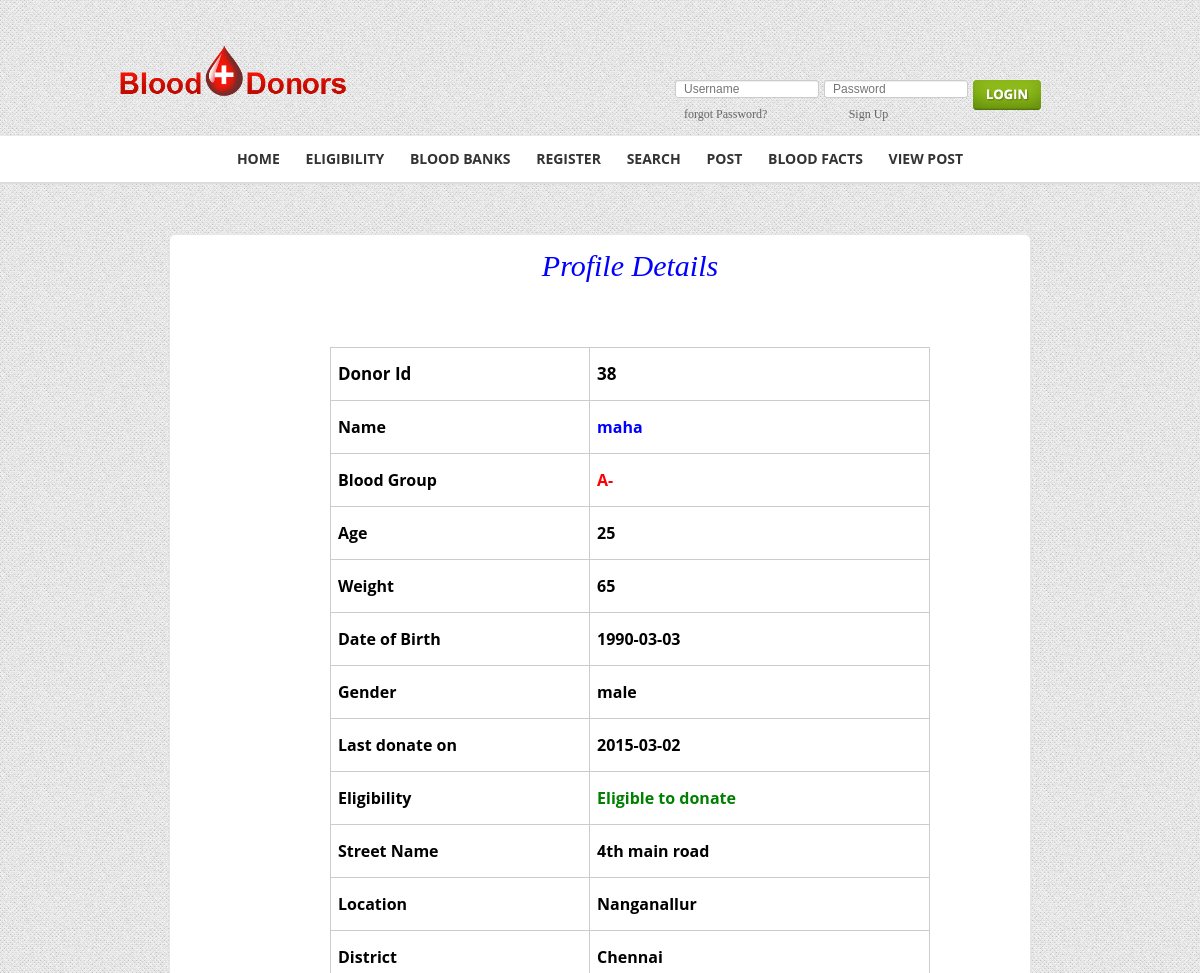
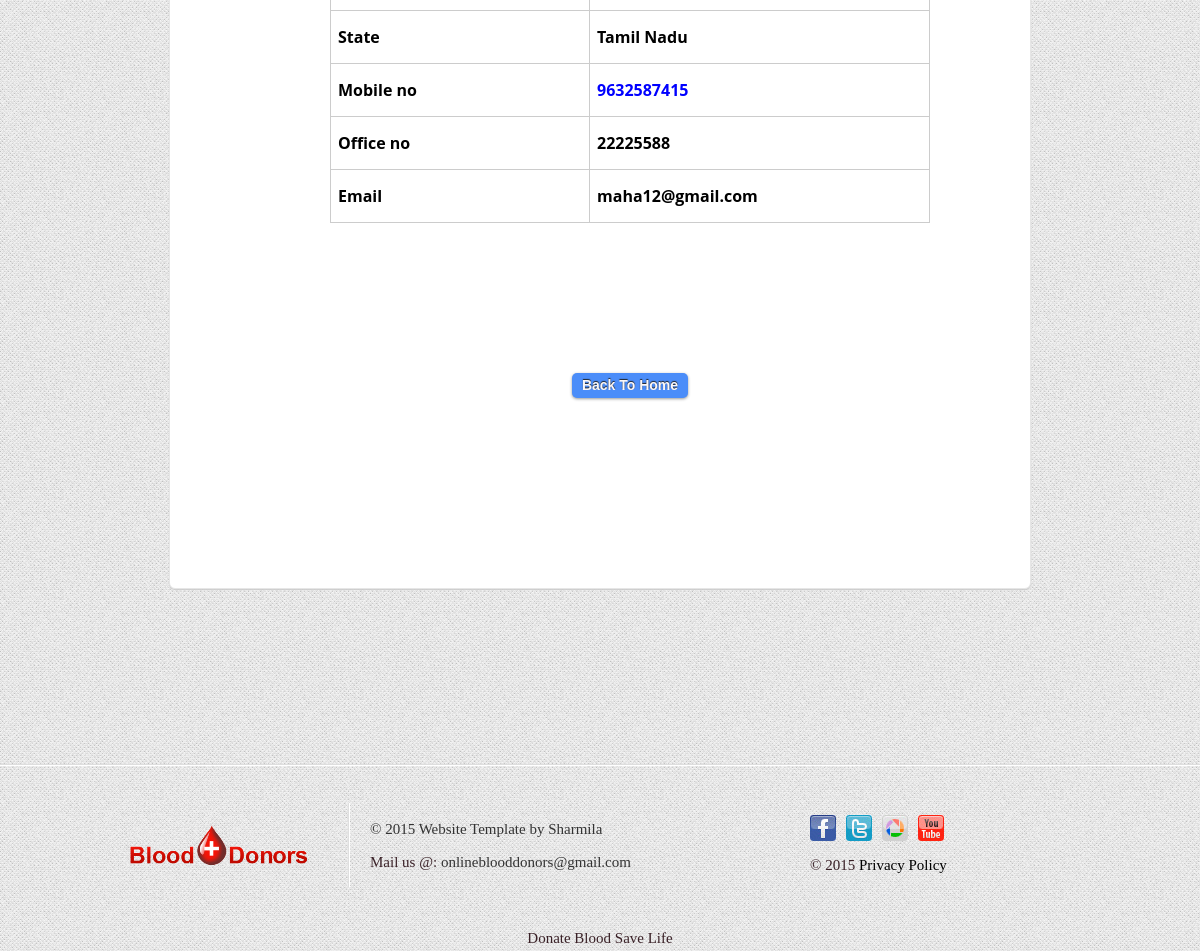
The page /reg.php on the database its author committed (2 pictures, top to bottom).
### tables this page shows
CREATE TABLE IF NOT EXISTS `register` (
  `donorid` int(10) NOT NULL AUTO_INCREMENT,
  `name` varchar(30) NOT NULL,
  `age` int(10) NOT NULL,
  `weight` int(10) NOT NULL,
  `dob` date NOT NULL,
  `gender` varchar(10) NOT NULL,
  `bloodgrp` varchar(20) NOT NULL,
  `lastdonate` date NOT NULL,
  `mobno` bigint(20) NOT NULL,
  `offno` bigint(20) NOT NULL,
  `email` varchar(20) NOT NULL,
  `streetname` varchar(30) NOT NULL,
  `location` varchar(30) NOT NULL,
  `district` varchar(30) NOT NULL,
  `state` varchar(30) NOT NULL,
  `username` varchar(20) NOT NULL,
  `password` varchar(20) NOT NULL,
  PRIMARY KEY (`donorid`),
  UNIQUE KEY `donorid` (`donorid`)
);

### view.php (the view, shortened to what this page needs)
<!DOCTYPE html>
<html lang="en">
<head>
<link href="cssfile/normalize.css" type="text/css" rel="stylesheet">
<link href="cssfile/jquery-ui.css" type="text/css" rel="stylesheet">
<link rel="stylesheet" href="cssfile/nivo-slider.css" type="text/css" media="screen">
<link href="cssfile/style.css" type="text/css" rel="stylesheet">
<link href="cssfile/validationEngine.jquery.css" type="text/css" rel="stylesheet">
<link rel="stylesheet" type="text/css" href="cssfile/jquery.fancybox.css" media="screen">
<link rel="stylesheet" href="css/reset.css" type="text/css" media="screen">
<link rel="stylesheet" href="css/style.css" type="text/css" media="screen">
<link rel="stylesheet" href="css/grid.css" type="text/css" media="screen">
<link rel="stylesheet" type="text/css" href="css/demo.css" media="all" />
<link rel="stylesheet" type="text/css" href="css/stylenewser.css" media="all" />
</head>
<body id="page3">
<br>
<header>
<header>
  <div class="border-bothome">
  <div id="wc-container">
	<div id="wc-header">
		<div id="logo">
			<a href="homepage.html"><img src="images/bloodlogo1.png" alt=""></a>
		</div>
		<div class="wc-login">
				<form method="post" action="login.php" id="login" name="login">
				<input type="text" name="username" id="username" value="" placeholder="Username" class="txt validate[requireduser]">
				<input type="password" name="password" id="password" value="" class="txt validate[requiredpass]" placeholder="Password">
				<input type="image" alt="Login" src="images/btn-login.jpg" name="submit" value="submit" style="position:relative;top:3px;"
				onclick="fname()">
			</form>
			<table style="width:60%">
			<tr><td>
			<a href="reset.html" style="test-style:italic; text-decoration:none;color:#666;font-size: 12px;position: relative;left: 9px;">forgot Password?</a></td>
			<td>
			<a href="register.html" style="test-style:italic; text-decoration:none;color:#666;font-size: 12px;position: relative;left: 9px;">Sign Up</a></td></tr>
			</table>
		</div>
	</div>
    </div>
	<div id="nav-main">
			<ul>
					 <li><a class="nav-first current" href="homepage.html">HOME</a></li>
          <li><a href="Eligibility.html">ELIGIBILITY</a></li>
		  <li><a href="Bloodbanks.html">BLOOD BANKS</a></li>
		  <li><a href="Register.html">REGISTER</a></li>
          <li><a href="Search.html">SEARCH</a></li>
		  <li><a href="post.html">POST</a></li>
          <li><a href="Bloodfacts.html">BLOOD FACTS</a></li>
          <li  ><a href="viewpost.php">VIEW POST</a></li>
			</ul>
		 </div>
    </div>
</header>
<div class="wc-in-content">
<br><br>
<div class ="form wc-round-crnr">
<center>    <p style="text-align:center;color:blue;font-style:italic;font-size:30px">Profile Details</p>  </center>
<br><br>
<center>
<table cellpadding="0" cellspacing="0" id="table-one">
<?php
$query="SELECT * FROM register";
$result=mysql_query($query)or die("Query failed=".mysql_error());
while($row1=mysql_fetch_array($result))
{
						$row=$row1;
}
			echo "<table cellpadding='0' cellspacing='0' id='table-one'>";
					echo "<tr width='100' bgcolor='white'><td style='color:black;font-size:17px;font-style:bold;padding:7px;border:1px solid #CCCCCC;'><strong>Donor Id</strong><td style='color:black;padding:7px;font-style:bold;font-size:17px;border:1px solid #CCCCCC;'><strong>".$row["donorid"]."</strong></td></tr>";
					echo "<tr width='100' bgcolor='white'><td style='color:black;font-style:bold;font-size:16px;padding:7px;font-style:bold;border:1px solid #CCCCCC;'><strong>Name</strong><td style='color:blue;font-style:bold;padding:7px;font-size:16px;border:1px solid #CCCCCC;'><strong>".$row["name"]."</strong></td></tr>";
					echo "<tr width='100' bgcolor='white'><td style='color:black;font-style:bold;font-size:16px;padding:7px;font-style:bold;border:1px solid #CCCCCC;'><strong>Blood Group<td style='color:red;font-style:bold;padding:7px;font-size:16px;border:1px solid #CCCCCC;'><strong>".$row["bloodgrp"]."</strong></td></tr>";
					echo "<tr width='100' bgcolor='white'><td style='color:black;font-style:bold;font-size:16px;padding:7px;border:1px solid #CCCCCC;'><strong>Age<td style='color:black;padding:7px;font-style:bold;font-size:16px;border:1px solid #CCCCCC;'><strong>".$row["age"]."</strong></td></tr>";
					echo "<tr width='100' bgcolor='white'><td style='color:black;font-style:bold;font-size:16px;padding:7px;border:1px solid #CCCCCC;'><strong>Weight<td style='color:black;padding:7px;font-style:bold;font-size:16px;border:1px solid #CCCCCC;'><strong>".$row["weight"]."</strong></td></tr>";
					echo "<tr width='100' bgcolor='white'><td style='color:black;font-style:bold;font-size:16px;padding:7px;border:1px solid #CCCCCC;'><strong>Date of Birth</strong><td style='color:black;padding:7px;font-size:16px;border:1px solid #CCCCCC;font-style:bold;'><strong>".$row["dob"]."</strong></strong></td></tr>";
					echo "<tr width='100' bgcolor='white'><td style='color:black;font-style:bold;font-size:16px;padding:7px;border:1px solid #CCCCCC;'><strong>Gender<td style='color:black;font-style:bold;font-size:16px;padding:7px;border:1px solid #CCCCCC;'><strong>".$row["gender"]."</strong></td></tr>";
					echo "<tr width='100' bgcolor='white'><td style='color:black;font-size:16px;font-style:bold;padding:7px;border:1px solid #CCCCCC;'><strong>Last donate on<td style='font-style:bold;font-size:16px;color:black;padding:7px;border:1px solid #CCCCCC;'><strong>".$row["lastdonate"]."</strong></td></tr>";
					$from =$row["lastdonate"];
					if(date_create('0000-00-00')!=date_create($row["lastdonate"]))
					{
						$mon=date_diff(date_create($from), date_create('today'))->m;
					if($mon>=3)
					{
						echo "<tr width='100' bgcolor='white'><td style='color:black;font-style:bold;font-size:16px;padding:7px;border:1px solid #CCCCCC;'><strong>Eligibility<td style='font-style:bold;font-size:16px;color:green;padding:7px;border:1px solid #CCCCCC;'><strong>Eligible to donate</strong></td></tr>";
					}
					else
					{
						echo "<tr width='100' bgcolor='white'><td
						style='color:black;font-style:bold;font-size:16px;padding:7px;border:1px solid #CCCCCC;'><strong>Eligibility<td style='font-style:bold;font-size:16px;color:red;padding:7px;border:1px solid #CCCCCC;'><strong>Not Eligible to donate</strong></td></tr>";
					}
					}
					echo "<tr width='100' bgcolor='white'><td style='color:black;font-style:bold;font-size:16px;padding:7px;border:1px solid #CCCCCC;'><strong>Street Name<td style='font-style:bold;font-size:16px;color:black;padding:7px;border:1px solid #CCCCCC;'><strong>".$row["streetname"]."</strong></td></tr>";
					echo "<tr width='100' bgcolor='white'><td style='color:black;font-style:bold;padding:7px;font-size:16px;border:1px solid #CCCCCC;'><strong>Location<td style='font-style:bold;font-size:16px;color:black;padding:7px;border:1px solid #CCCCCC;'><strong>".$row["location"]."</strong></td></tr>";
					echo "<tr width='100' bgcolor='white'><td style='color:black;font-style:bold;padding:7px;font-size:16px;border:1px solid #CCCCCC;'><strong>District<td style='font-style:bold;font-size:16px;color:black;padding:7px;border:1px solid #CCCCCC;'><strong>".$row["district"]."</strong></td></tr>";
					echo "<tr width='100' bgcolor='white'><td style='color:black;font-style:bold;padding:7px;font-size:16px;border:1px solid #CCCCCC;'><strong>State<td style='font-style:bold;font-size:16px;color:black;padding:7px;border:1px solid #CCCCCC;'><strong>".$row["state"]."</strong></td></tr>";
					echo "<tr width='100' bgcolor='white'><td style='font-size:16px;color:black;font-style:bold;padding:7px;border:1px solid #CCCCCC;'><strong>Mobile no<td style='font-style:bold;font-size:16px;color:blue;padding:7px;border:1px solid #CCCCCC;'><strong>".$row["mobno"]."</strong></td></tr>";
					if($row["offno"]==0)
					{
				echo "<tr width='100' bgcolor='white'><td style='font-size:16px;color:black;font-style:bold;padding:7px;border:1px solid #CCCCCC;'><strong>Office no<td style='font-style:bold;font-size:16px;color:black;padding:7px;border:1px solid #CCCCCC;'><strong>Not available</strong></td></tr>";
					}
					else
					{
					echo "<tr width='100' bgcolor='white'><td style='font-size:16px;color:black;font-style:bold;padding:7px;border:1px solid #CCCCCC;'><strong>Office no<td style='font-style:bold;font-size:16px;color:black;padding:7px;border:1px solid #CCCCCC;'><strong>".$row["offno"]."</strong></td></tr>";
					}
					echo "<tr width='100' bgcolor='white'><td style='font-size:16px;color:black;font-style:bold;padding:7px;border:1px solid #CCCCCC;'><strong>Email<td style='font-style:bold;font-size:16px;color:black;padding:7px;border:1px solid #CCCCCC;'><strong>".$row["email"]."</strong></td></tr>";
					echo "</table>";
					echo "<br><br><br>";
?>
<tr><td>
<a href="homepage.html">
<input class="buttom" name="submit" id="submit" tabindex="16" value="Back To Home" type="submit">
</a>
</td></tr>
</table>
</center>
<br><br><br><br><br><br><br>
</div>
<br><br><br><br><br>
</div>
<br><br>
<footer>
  <div class="main">
    <div class="container_12">
      <div class="wrapper">
        <div class="grid_3">
          <div class="spacer-1"> <a href="homepage.html"><img src="images/footerlogo.png" alt=""></a> </div>
        </div>
        <div class="grid_5">
          <div class="indent-top2">
            <p class="prev-indent-bot">&copy; 2015 Website Template by <a target="_blank" href="#">Sharmila</a></p>Mail us @: <a href="http://www.gmail.com">onlineblooddonors@gmail.com</a> </div>
        </div>
        <div class="grid_4">
          <ul class="list-services">
            <li><a class="item-1" href="#"></a></li>
            <li><a class="item-2" href="#"></a></li>
            <li><a class="item-3" href="#"></a></li>
            <li><a class="item-4" href="#"></a></li>
          </ul>
          <span class="footer-text">&copy; 2015 <a class="link color-2" href="#">Privacy Policy</a></span> </div>
      </div>
    </div>
  </div>
</footer>
<div align=center>Donate Blood Save Life</div></body>
</html>

### cssfile/style.css (style rules this page uses)
body { font-family:'Open Sans', sans-serif; font-size:14px; line-height:22px; color:#333; background:#f5f5f5 url(../images/body_bg.jpg) repeat; letter-spacing:normal; }
p { font-size:14px; font-weight:400; line-height:22px; color:#333; margin:0; padding:0 0 15px 0; }
#wc-header { width:960px; height:100px; position:relative; margin:0 auto; padding:0 0 10px 0; }
#logo { position:absolute; top:20px; left:0; }
#wc-header .wc-login { position:absolute; top:52px; right:0; width:405px; height:35px; }
.wc-login input { float:left; }
.wc-login input.txt { width:144px; background:#ffffff; border:1px solid #ccc; color:#999999; font-size:12px; padding:5px 8px; line-height:18px; height:18px; margin:3px 5px 0px 0px; border-radius: 3px; -webkit-border-radius: 3px; -moz-border-radius: 3px; -moz-box-shadow: inset 0 1px 1px #eee; -webkit-box-shadow: inset 0 1px 1px #eee; box-shadow: inset 0 1px 1px #eee; }
#nav-main { width:100%; display:block; margin:0px auto; background:#fff; border-top:1px solid #e9e9e9; border-bottom:2px solid #ddd; }
#nav-main a { font-family: 'Open Sans', sans-serif; font-size:14px; text-decoration:none; font-weight:700; text-align:center; color:#333333; }
#nav-main ul { width:960px; display:block; overflow:hidden; text-align:center; margin:0 auto; padding:0; }
#nav-main ul li { list-style:none; display:inline; position:relative; padding:0 1px; }
#nav-main ul li a { padding:5px 10px 6px 10px; display:inline; line-height:46px; margin:0px auto; }
.wc-round-crnr { display:block; overflow:hidden; background:#fff; -webkit-border-radius: 6px; -moz-border-radius: 6px; border-radius: 6px; -webkit-box-shadow: 0px 1px 1px 0px #ccc; -moz-box-shadow: 0px 1px 1px 0px #ccc; box-shadow: 0px 1px 1px 0px #ccc; border:1px solid #e6e6e6; }
#table-one { width: 600px; padding:0px 0px; margin:10px 0; border-radius: 6px; -webkit-border-radius: 6px; -moz-border-radius: 6px; font-family: 'Open Sans', sans-serif; font-size: 13px; }
#table-one td, #table-one th, #table-one tr { padding: 0px; }
#table-one td { line-height: 38px; border-bottom:1px solid #e6e6e6; border-right:1px solid #e6e6e6; padding:0px 15px; }

### css/style.css (style rules this page uses)
article, aside, audio, canvas, command, datalist, details, embed, figcaption, figure, footer, header, hgroup, keygen, meter, nav, output, progress, section, source, video { display:block; }
html { width:100%; height:100%; }
body { font-family:Arial, Helvetica, sans-serif; font-size:14px; line-height:25px; color:#000; min-width:960px; height:100%; background:url(../images/body-tail.gif) center top repeat #e7e7e7; }
.main { width:960px; margin:0 auto; }
a { color:#B00000; outline:none; }
.wrapper { width:100%; overflow:hidden; }
p { margin-bottom:18px; }
.color-2 { color:#000; }
.indent-top2 { padding-top:15px; }
.prev-indent-bot { margin-bottom:10px; }
.menu li a, .list-1 a, .list-2 a, .link,.list-3 a, h1 a { text-decoration:none; }
header { width:100%; position:relative; z-index:2; }
.spacer-1 { width:100%; padding:22px 0; background:url(../images/spacer-1.gif) right top repeat-y; }
.border-bothome { width:100%; padding-bottom:0px; background:url(../images/border-bot.gif) left bottom repeat-x; }
footer { width:100%; padding:39px 0; background:url(../images/footer-tail.gif) left top repeat-x; }
.footer-text { display:block; padding-left:40px; }
.list-services { padding:12px 0 0 40px; margin-bottom:12px; overflow:hidden; }
.list-services li { float:left; padding:0 10px 0 0; }
.list-services a { display:block; width:26px; height:26px; background:url(../images/social-icons.jpg) 0 0 no-repeat; }
.list-services .item-2 { background-position:-36px 0; }
.list-services .item-3 { background-position:-72px 0; }
.list-services .item-4 { background-position:-108px 0; }

### css/grid.css (style rules this page uses)
.container_12 { margin-left: auto; margin-right: auto; width: 960px; }
.grid_1, .grid_2, .grid_3, .grid_4, .grid_5, .grid_6, .grid_7, .grid_8, .grid_9, .grid_10, .grid_11, .grid_12,.mygrid,.my1grid { display:inline; float: left; position: relative; margin-left: 10px; margin-right: 10px; }
.container_12 .grid_3 { width:220px; }
.container_12 .grid_4 { width:300px; }
.container_12 .grid_5 { width:380px; }

### view.php (style rules this page uses)
table { border-spacing:5px; }

### rows shown on the page
register: donorid "38", name "maha", bloodgrp "A-", age "25", weight "65", dob "1990-03-03", gender "male", lastdonate "2015-03-02", streetname "4th main road", location "Nanganallur", district "Chennai", state "Tamil Nadu", mobno "9632587415", offno "22225588", email "maha12@gmail.com"
